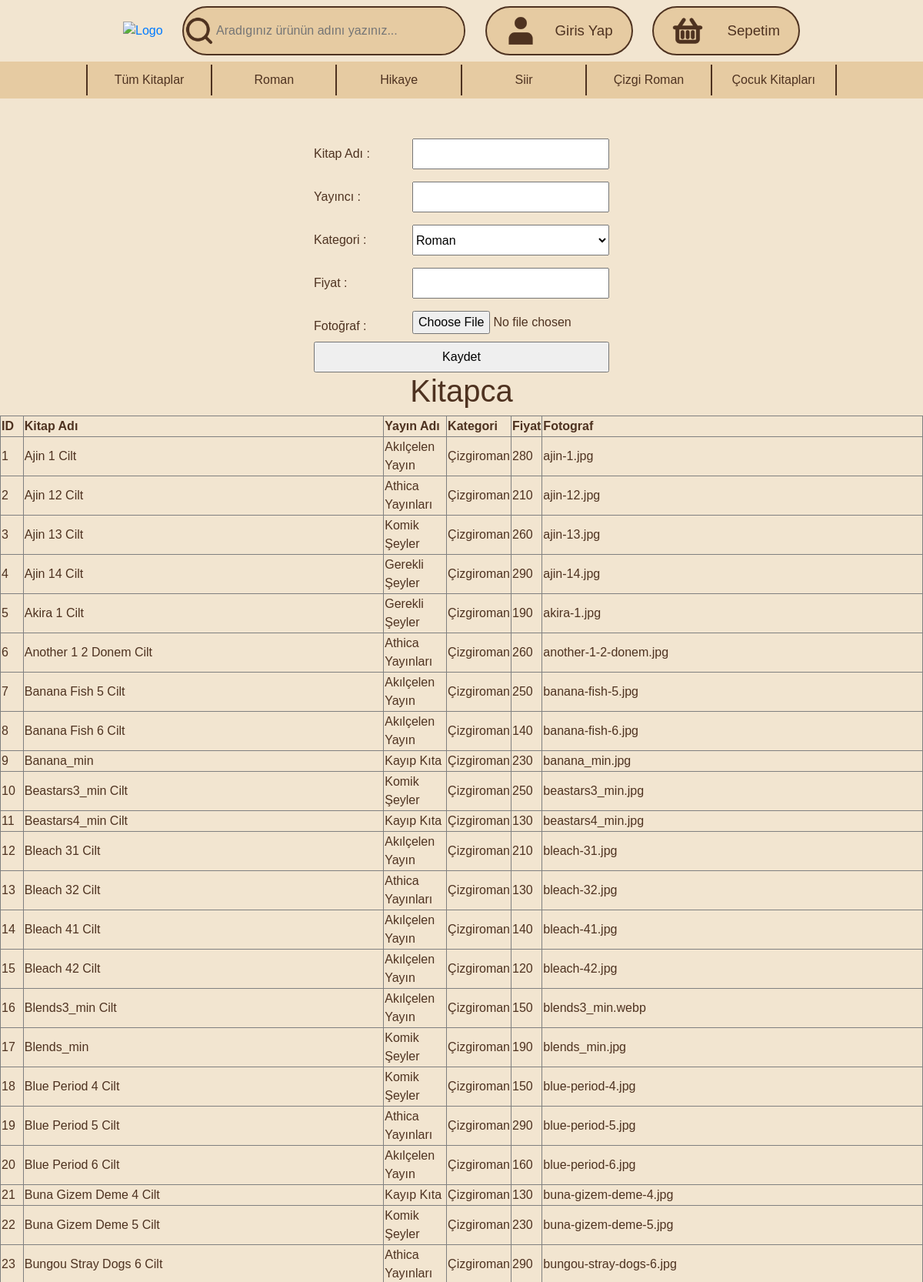
The app's page /admin.php (upper part) with its own data.
### tables this page shows
CREATE TABLE `kitaplar` (
  `id` int(11) NOT NULL,
  `kitapadi` varchar(100) NOT NULL,
  `yayinadi` varchar(100) NOT NULL,
  `kategori` varchar(100) NOT NULL,
  `fiyat` float NOT NULL,
  `fotograf` varchar(300) NOT NULL
);

### admin.php (the view, shortened to what this page needs)
<?php
  include "connection.php";
  $kitaplar = "SELECT * FROM kitaplar";
  $result = $db -> query($kitaplar);
?>
<!DOCTYPE html>
<html lang="en">
<head>
    <link rel="stylesheet" href="https://cdn.jsdelivr.net/npm/bootstrap@4.6.2/dist/css/bootstrap.min.css">
    <link rel="stylesheet" href="style.css">
</head>
<body>
    <?php include 'navbar.php'; ?>
    <main>
    <div style="display: flex; flex-direction: column; justify-content: center; align-items: center;">
        <form action="" method="post">
            <div class="form">
                <div class="kitaplarOptions">Kitap Adı : <input type="text" name="kitapadi"></div>
                <div class="kitaplarOptions">Yayıncı : <input type="text" name="yayinadi"></div>
                <div class="kitaplarOptions">Kategori :
                    <select id="kategori" name="kategori">
                        <option value="roman">Roman</option>
                    </select>
                </div>
                <div class="kitaplarOptions">Fiyat : <input type="number" name="fiyat"></div>
                <div class="kitaplarOptions">Fotoğraf : <input type="file" name="fotograf"></div>
            </div>
            <input type="submit" value="Kaydet" name="kaydet" style="width: 24rem;">
        </form>
        <div style="display: flex; flex-direction: column; justify-content: center; align-items: center;">
            <h1>Kitapca</h1>
            <table border="1">
                <tr>
                    <th>ID</th> <th>Kitap Adı</th> <th>Yayın Adı</th> <th>Kategori</th> <th>Fiyat</th> <th>Fotograf</th>
                </tr>
                <?php
                    while ($satir = $result -> fetch(PDO::FETCH_ASSOC)) {
                        echo "
                            <tr>
                            <td>".$satir["id"]."</td>
                            <td>".$satir["kitapadi"]."</td>
                            <td>".$satir["yayinadi"]."</td>
                            <td>".$satir["kategori"]."</td>
                            <td>".$satir["fiyat"]."</td>
                            <td>".$satir["fotograf"]."</td>
                            </tr>
                        ";
                    }
                ?>
            </table>
        </div>
    </div>
    </main>
</body>
</html>

### style.css (style rules this page uses)
body { font-family: 'limelight', sans-serif; background-color: #f2e5d0; color: #4e3220; }
.form { display: flex; flex-direction: column; }
.kitaplarOptions { width: 24rem; display: flex; justify-content: space-between; align-items: center; margin-top: 1rem; }
input, select { height: 2.5rem; width: 16rem; }
main { padding-top: 164px; }

### records on screen
kitaplar: id "1", kitapadi "Ajin 1 Cilt", yayinadi "Akılçelen Yayın", kategori "Çizgiroman", fiyat "280", fotograf "ajin-1.jpg"
kitaplar: id "2", kitapadi "Ajin 12 Cilt", yayinadi "Athica Yayınları", kategori "Çizgiroman", fiyat "210", fotograf "ajin-12.jpg"
kitaplar: id "3", kitapadi "Ajin 13 Cilt", yayinadi "Komik Şeyler", kategori "Çizgiroman", fiyat "260", fotograf "ajin-13.jpg"
kitaplar: id "4", kitapadi "Ajin 14 Cilt", yayinadi "Gerekli Şeyler", kategori "Çizgiroman", fiyat "290", fotograf "ajin-14.jpg"
kitaplar: id "5", kitapadi "Akira 1 Cilt", yayinadi "Gerekli Şeyler", kategori "Çizgiroman", fiyat "190", fotograf "akira-1.jpg"
kitaplar: id "6", kitapadi "Another 1 2 Donem Cilt", yayinadi "Athica Yayınları", kategori "Çizgiroman", fiyat "260", fotograf "another-1-2-donem.jpg"
kitaplar: id "7", kitapadi "Banana Fish 5 Cilt", yayinadi "Akılçelen Yayın", kategori "Çizgiroman", fiyat "250", fotograf "banana-fish-5.jpg"
kitaplar: id "8", kitapadi "Banana Fish 6 Cilt", yayinadi "Akılçelen Yayın", kategori "Çizgiroman", fiyat "140", fotograf "banana-fish-6.jpg"
kitaplar: id "9", kitapadi "Banana_min", yayinadi "Kayıp Kıta", kategori "Çizgiroman", fiyat "230", fotograf "banana_min.jpg"
kitaplar: id "10", kitapadi "Beastars3_min Cilt", yayinadi "Komik Şeyler", kategori "Çizgiroman", fiyat "250", fotograf "beastars3_min.jpg"
kitaplar: id "11", kitapadi "Beastars4_min Cilt", yayinadi "Kayıp Kıta", kategori "Çizgiroman", fiyat "130", fotograf "beastars4_min.jpg"
kitaplar: id "12", kitapadi "Bleach 31 Cilt", yayinadi "Akılçelen Yayın", kategori "Çizgiroman", fiyat "210", fotograf "bleach-31.jpg"
kitaplar: id "13", kitapadi "Bleach 32 Cilt", yayinadi "Athica Yayınları", kategori "Çizgiroman", fiyat "130", fotograf "bleach-32.jpg"
kitaplar: id "14", kitapadi "Bleach 41 Cilt", yayinadi "Akılçelen Yayın", kategori "Çizgiroman", fiyat "140", fotograf "bleach-41.jpg"
kitaplar: id "15", kitapadi "Bleach 42 Cilt", yayinadi "Akılçelen Yayın", kategori "Çizgiroman", fiyat "120", fotograf "bleach-42.jpg"
kitaplar: id "16", kitapadi "Blends3_min Cilt", yayinadi "Akılçelen Yayın", kategori "Çizgiroman", fiyat "150", fotograf "blends3_min.webp"
kitaplar: id "17", kitapadi "Blends_min", yayinadi "Komik Şeyler", kategori "Çizgiroman", fiyat "190", fotograf "blends_min.jpg"
kitaplar: id "18", kitapadi "Blue Period 4 Cilt", yayinadi "Komik Şeyler", kategori "Çizgiroman", fiyat "150", fotograf "blue-period-4.jpg"
kitaplar: id "19", kitapadi "Blue Period 5 Cilt", yayinadi "Athica Yayınları", kategori "Çizgiroman", fiyat "290", fotograf "blue-period-5.jpg"
kitaplar: id "20", kitapadi "Blue Period 6 Cilt", yayinadi "Akılçelen Yayın", kategori "Çizgiroman", fiyat "160", fotograf "blue-period-6.jpg"
kitaplar: id "21", kitapadi "Buna Gizem Deme 4 Cilt", yayinadi "Kayıp Kıta", kategori "Çizgiroman", fiyat "130", fotograf "buna-gizem-deme-4.jpg"
kitaplar: id "22", kitapadi "Buna Gizem Deme 5 Cilt", yayinadi "Komik Şeyler", kategori "Çizgiroman", fiyat "230", fotograf "buna-gizem-deme-5.jpg"
kitaplar: id "23", kitapadi "Bungou Stray Dogs 6 Cilt", yayinadi "Athica Yayınları", kategori "Çizgiroman", fiyat "290", fotograf "bungou-stray-dogs-6.jpg"
